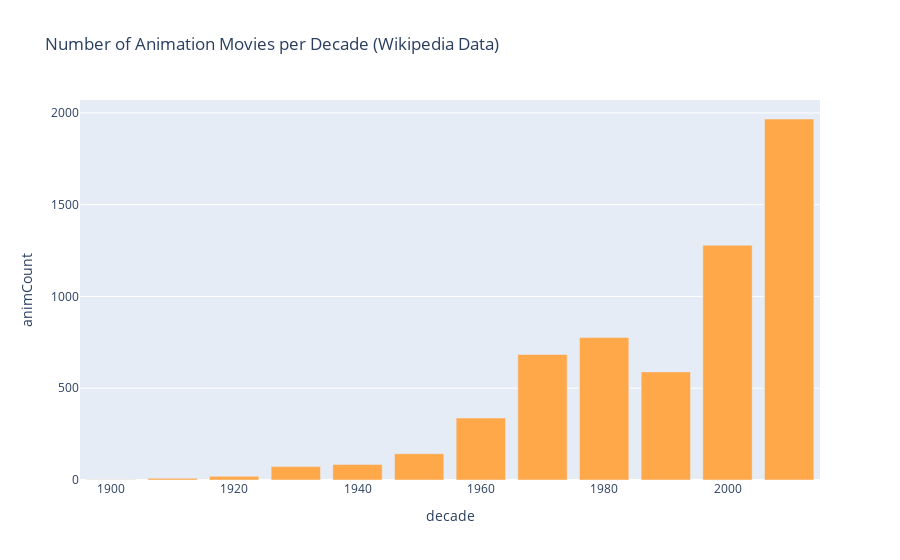

The notebook cell saved with this chart:
### Code cell
import plotly.express as px
px.bar(animfinal, x='decade', y='animCount', title='Number of Animation Movies per Decade (Wikipedia Data)', color_discrete_sequence=["#ffa84a"])

### Figure 1 — Plotly figure (JSON) as saved in the notebook; plotly's stock layout.template omitted (floating-point values rounded to 4 significant figures)
{"data": [{"hovertemplate": "decade=%{x}<br>animCount=%{y}<extra></extra>", "legendgroup": "", "marker": {"color": "#ffa84a", "pattern": {"shape": ""}}, "name": "", "orientation": "v", "showlegend": false, "textposition": "auto", "type": "bar", "x": [1900, 1910, 1920, 1930, 1940, 1950, 1960, 1970, 1980, 1990, 2000, 2010], "xaxis": "x", "y": [1, 9, 20, 73, 85, 143, 338, 684, 776, 589, 1279, 1967], "yaxis": "y"}], "layout": {"barmode": "relative", "legend": {"tracegroupgap": 0}, "title": {"text": "Number of Animation Movies per Decade (Wikipedia Data)"}, "xaxis": {"anchor": "y", "domain": [0, 1], "title": {"text": "decade"}}, "yaxis": {"anchor": "x", "domain": [0, 1], "title": {"text": "animCount"}}}}
